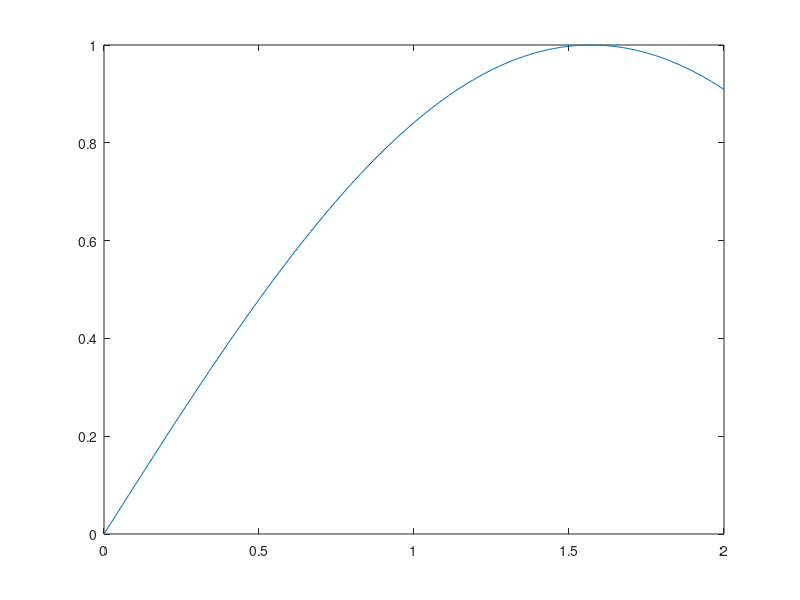

Write the MATLAB code that produced this figure.
% Physical Modeling in MATLAB by Allen B. Downey
% Chapter 4:  Vectors
% Exercise 4.3 

% Write a loop that computes a vector Y that contains the sines of
% the elements of X. 
% To test your loop, write a script that
% 1. Uses linspace (see the documentation) to assign to X a vector with 100
%    elements running from 0 to 2.
% 2. Uses your loop to store the sines in Y.
% 3. Plots the elements of Y as a function of the elements of X.

%echo on

X = linspace(0, 2);

for i = 1:length(X)
    Y(i) = sin(X(i));
end
plot(X, Y);

%echo off
